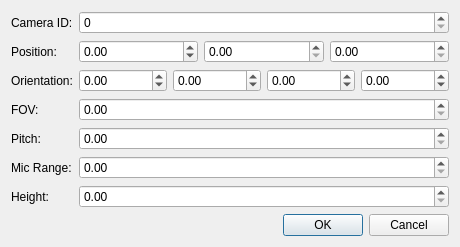
<?xml version="1.0" encoding="UTF-8"?>
<ui version="4.0">
 <class>Dialog</class>
 <widget class="QDialog" name="Dialog">
  <property name="geometry">
   <rect>
    <x>0</x>
    <y>0</y>
    <width>436</width>
    <height>229</height>
   </rect>
  </property>
  <property name="sizePolicy">
   <sizepolicy hsizetype="Fixed" vsizetype="Fixed">
    <horstretch>0</horstretch>
    <verstretch>0</verstretch>
   </sizepolicy>
  </property>
  <property name="windowTitle">
   <string>Edit Camera</string>
  </property>
  <layout class="QVBoxLayout" name="verticalLayout">
   <item>
    <layout class="QFormLayout" name="formLayout">
     <item row="0" column="0">
      <widget class="QLabel" name="label">
       <property name="text">
        <string>Camera ID:</string>
       </property>
      </widget>
     </item>
     <item row="1" column="0">
      <widget class="QLabel" name="label_2">
       <property name="text">
        <string>Position:</string>
       </property>
      </widget>
     </item>
     <item row="1" column="1">
      <layout class="QHBoxLayout" name="horizontalLayout">
       <item>
        <widget class="QDoubleSpinBox" name="xPosSpin">
         <property name="minimum">
          <double>-100000.000000000000000</double>
         </property>
        </widget>
       </item>
       <item>
        <widget class="QDoubleSpinBox" name="yPosSpin"/>
       </item>
       <item>
        <widget class="QDoubleSpinBox" name="zPosSpin"/>
       </item>
      </layout>
     </item>
     <item row="2" column="0">
      <widget class="QLabel" name="label_3">
       <property name="text">
        <string>Orientation:</string>
       </property>
      </widget>
     </item>
     <item row="3" column="0">
      <widget class="QLabel" name="label_4">
       <property name="text">
        <string>FOV:</string>
       </property>
      </widget>
     </item>
     <item row="2" column="1">
      <layout class="QHBoxLayout" name="horizontalLayout_2">
       <item>
        <widget class="QDoubleSpinBox" name="xOrientSpin">
         <property name="minimum">
          <double>-1000000.000000000000000</double>
         </property>
         <property name="maximum">
          <double>1000000.000000000000000</double>
         </property>
        </widget>
       </item>
       <item>
        <widget class="QDoubleSpinBox" name="yOrientSpin">
         <property name="minimum">
          <double>-1000000.000000000000000</double>
         </property>
         <property name="maximum">
          <double>1000000.000000000000000</double>
         </property>
        </widget>
       </item>
       <item>
        <widget class="QDoubleSpinBox" name="zOrientSpin">
         <property name="minimum">
          <double>-1000000.000000000000000</double>
         </property>
         <property name="maximum">
          <double>1000000.000000000000000</double>
         </property>
        </widget>
       </item>
       <item>
        <widget class="QDoubleSpinBox" name="wOrientSpin">
         <property name="minimum">
          <double>-1000000.000000000000000</double>
         </property>
         <property name="maximum">
          <double>1000000.000000000000000</double>
         </property>
        </widget>
       </item>
      </layout>
     </item>
     <item row="0" column="1">
      <widget class="QSpinBox" name="cameraIdSpin"/>
     </item>
     <item row="3" column="1">
      <widget class="QDoubleSpinBox" name="fovSpin"/>
     </item>
     <item row="4" column="0">
      <widget class="QLabel" name="label_5">
       <property name="text">
        <string>Pitch:</string>
       </property>
      </widget>
     </item>
     <item row="5" column="0">
      <widget class="QLabel" name="label_6">
       <property name="text">
        <string>Mic Range:</string>
       </property>
      </widget>
     </item>
     <item row="6" column="0">
      <widget class="QLabel" name="label_7">
       <property name="text">
        <string>Height:</string>
       </property>
      </widget>
     </item>
     <item row="4" column="1">
      <widget class="QDoubleSpinBox" name="pitchSpin"/>
     </item>
     <item row="5" column="1">
      <widget class="QDoubleSpinBox" name="micRangeSpin"/>
     </item>
     <item row="6" column="1">
      <widget class="QDoubleSpinBox" name="heightSpin"/>
     </item>
    </layout>
   </item>
   <item>
    <widget class="QDialogButtonBox" name="buttonBox">
     <property name="orientation">
      <enum>Qt::Horizontal</enum>
     </property>
     <property name="standardButtons">
      <set>QDialogButtonBox::Cancel|QDialogButtonBox::Ok</set>
     </property>
    </widget>
   </item>
  </layout>
 </widget>
 <resources/>
 <connections>
  <connection>
   <sender>buttonBox</sender>
   <signal>accepted()</signal>
   <receiver>Dialog</receiver>
   <slot>accept()</slot>
   <hints>
    <hint type="sourcelabel">
     <x>248</x>
     <y>254</y>
    </hint>
    <hint type="destinationlabel">
     <x>157</x>
     <y>274</y>
    </hint>
   </hints>
  </connection>
  <connection>
   <sender>buttonBox</sender>
   <signal>rejected()</signal>
   <receiver>Dialog</receiver>
   <slot>reject()</slot>
   <hints>
    <hint type="sourcelabel">
     <x>316</x>
     <y>260</y>
    </hint>
    <hint type="destinationlabel">
     <x>286</x>
     <y>274</y>
    </hint>
   </hints>
  </connection>
 </connections>
</ui>
